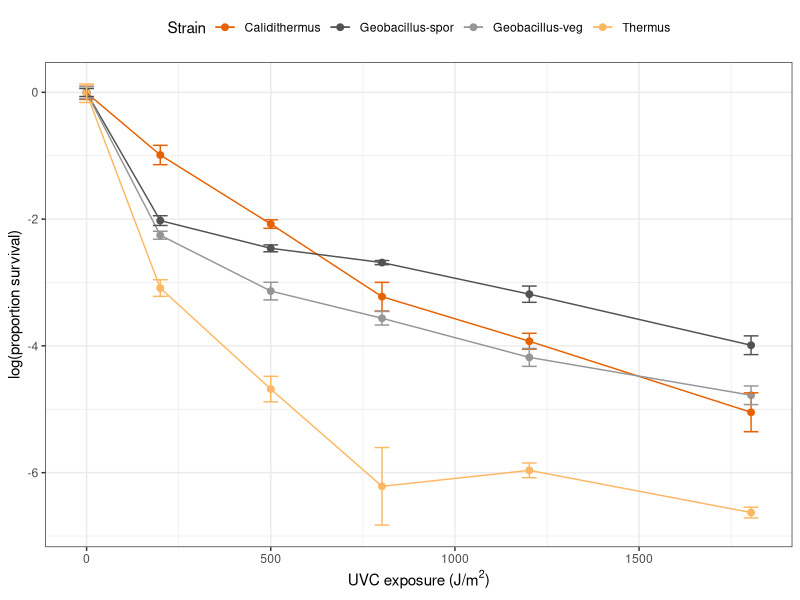
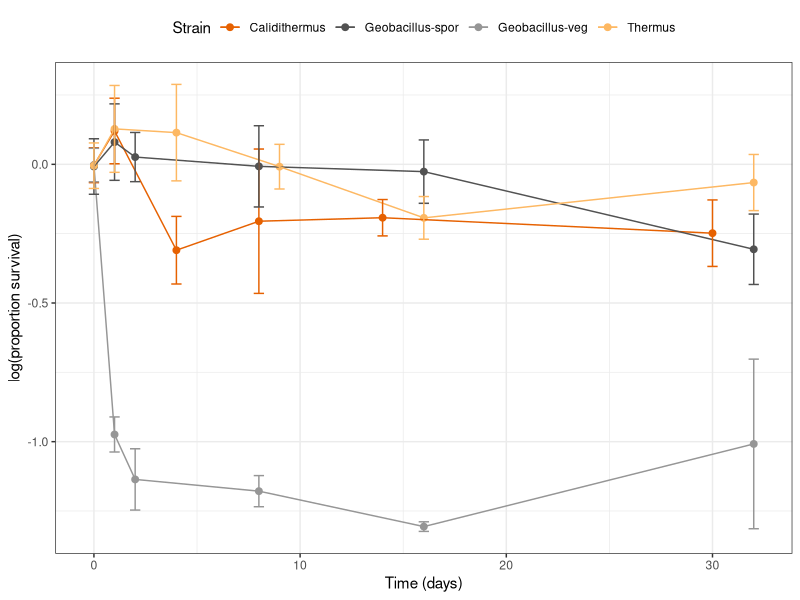
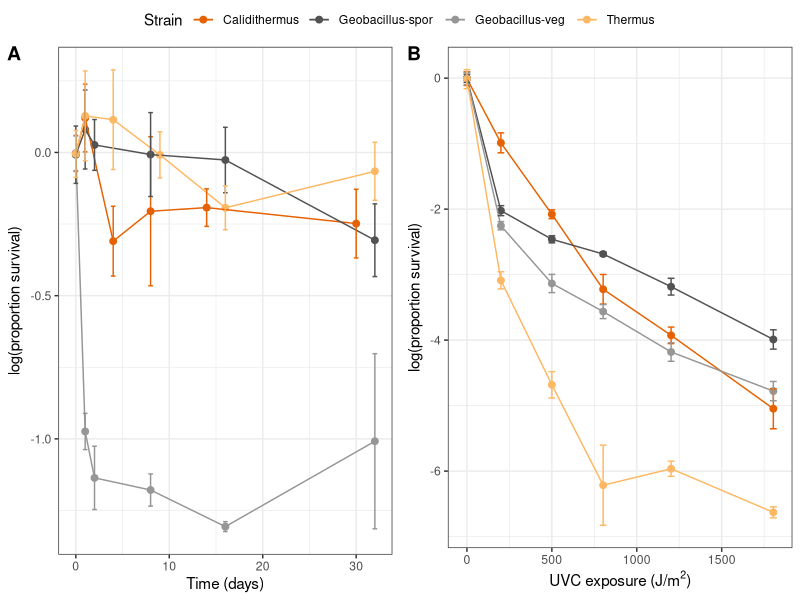

These charts were generated, in order, by the following R code:
## ---- chunk 1
knitr::opts_chunk$set(echo = TRUE,
                      message = FALSE, 
                      warning = FALSE,
                      fig.align = "center",
                      fig.width = 10,
                      fig.height = 6)
## ---- chunk 2

# Libraries
library("tidyverse")       # data wrangling and visualisation
library("here")            # set the path to the folder
library("ggplot2")
library("ggpubr") #for putting figs together
library("RColorBrewer") #for color palettes
library("svglite") #for saving SVGs
library("reshape2")

set.seed(57)
## ---- chunk 3
######UV data
#data loading

uv1 <- read.csv("UV_results_combined.csv", header = TRUE) %>%
  dplyr::select(Treatment, dose, Strain, Final.cells.mL) %>%
  dplyr::group_by(Strain) %>%
  dplyr::mutate(survival = 100*(Final.cells.mL / mean(Final.cells.mL[dose == 0], na.rm = TRUE))) %>%
  ungroup() %>%
  as.data.frame(.) %>%
  dplyr::mutate(prop = survival / 100) %>%
  dplyr::mutate(log_survival = log10(prop))

uv1e <- uv1 %>% 
  group_by(Strain, dose) %>%
  summarise(
    mean_prop = mean(prop, na.rm = TRUE),
    mean_surv = mean(log_survival, na.rm = TRUE),
    sd_surv = sd(log_survival, na.rm = TRUE),
    .groups = 'drop'
  ) %>%
  as.data.frame(.)

#write.csv(uv1e, "uv_results_avg.csv", row.names = FALSE)
## ---- chunk 4
#data plotting

uv_plot <- ggplot(uv1e, aes(x = dose, y = mean_surv, color = Strain)) +
  geom_point(size = 2) +
  geom_line(width = 2) +
  geom_errorbar(aes(ymin = mean_surv - sd_surv, ymax = mean_surv + sd_surv), width = 40) +
  theme_bw() +
  theme(legend.position = "top") +
  scale_color_manual(values = c("#e66101", "#525252", "#969696", "#fdb863")) +
  xlab(expression("UVC exposure (J/m"^2*")")) +
  ylab("log(proportion survival)")

uv_plot

#ggsave("UV_plot.svg", uv_plot, width = 100, height = 100, units = "mm",dpi = 300)
#ggsave("UV_plot.png", uv_plot, width = 100, height = 100, units = "mm",dpi = 300)

## ---- chunk 5
######frez data
#data loading

frez1 <- read.csv("frez_results_combined.csv", header = TRUE) %>%
  dplyr::select(Treatment, time, Strain, Final.cells.mL) %>%
  dplyr::group_by(Strain) %>%
  dplyr::mutate(survival = 100*(Final.cells.mL / mean(Final.cells.mL[time == 0], na.rm = TRUE))) %>%
  ungroup() %>%
  as.data.frame(.) %>%
  dplyr::mutate(prop = survival / 100) %>%
  dplyr::mutate(log_survival = log10(prop))

frez1e <- frez1 %>% 
  group_by(Strain, time) %>%
  summarise(
    mean_prop = mean(prop, na.rm = TRUE),
    mean_surv = mean(log_survival, na.rm = TRUE),
    sd_surv = sd(log_survival, na.rm = TRUE),
    .groups = 'drop'
  ) %>%
  as.data.frame(.)

#write.csv(frez1e, "frez_results_avg.csv", row.names = FALSE)

## ---- chunk 6
#data plotting

frez_plot <- ggplot(frez1e, aes(x = time, y = mean_surv, color = Strain)) +
  geom_point(size = 2) +
  geom_line(width = 2) +
  geom_errorbar(aes(ymin = mean_surv - sd_surv, ymax = mean_surv + sd_surv), width = 0.5) +
  theme_bw() +
  theme(legend.position = "top") +
  scale_color_manual(values = c("#e66101", "#525252", "#969696", "#fdb863")) +
  xlab("Time (days)") +
  ylab("log(proportion survival)")

frez_plot

#ggsave("frez_plot.svg", frez_plot, width = 100, height = 100, units = "mm",dpi = 300)
#ggsave("frez_plot.png", frez_plot, width = 100, height = 100, units = "mm",dpi = 300)

## ---- chunk 7
uv_frez <- ggarrange(frez_plot, uv_plot,
                     labels = c("A", "B"),
                     ncol = 2,
                     common.legend = TRUE)

uv_frez

#ggsave("../Figure 2_UV-frez.svg", uv_frez, width = 200, height = 100, units = "mm",dpi = 300)
#ggsave("../Figure 2_UV-frez.png", uv_frez, width = 200, height = 100, units = "mm",dpi = 300)
